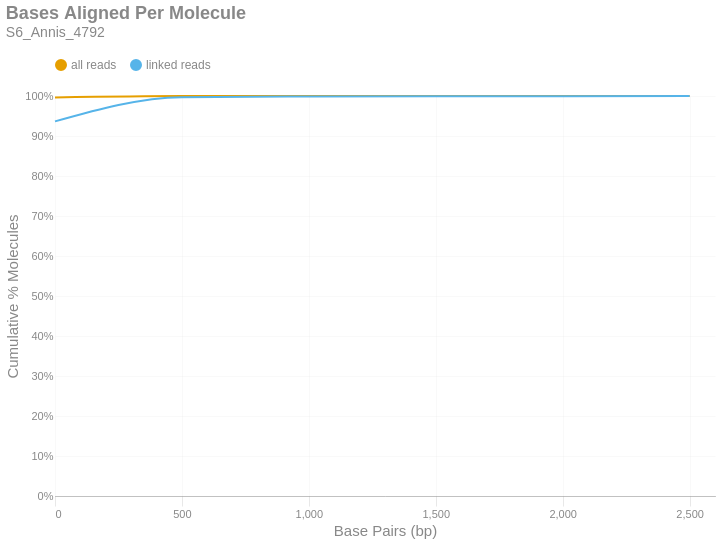

Notebook code cell kept with this figure:
### Markdown cell above
### Bases Aligned Per Molecule
This is a cumulative frequency distribution showing the number of base pairs aligned per unique molecule. These data are shown in 500 bp bins. There are two distributions: one with `all reads` (yellow) and another with only `linked reads` (blue). The percent of molecules in the `linked reads` distribution is relative to the total number of linked molecules.

### Code cell
if SKIPLR:
    print_html(f"Skipped")
else:
    binned_df = consolidated_hist(valids['aligned_bp'], mask, 500, True)
    with SafeRender(binned_df):
        (
            density_plot(binned_df, 'Bases Aligned Per Molecule', samplename, 'basesper')
            .encode(
                x=alt.X('bin:Q', title="Base Pairs (bp)").axis(tickMinStep=500).scale(padding=0),
                y=alt.Y('value:Q', title='Cumulative % Molecules')
                    .axis(format='%')
                    .scale(domain = [0,1])
                    .stack(False),
                color=alt.Color("key:N").scale(domain = ["all reads", "linked reads"]),
                tooltip = [
                    alt.Tooltip("key:N", title = "Data Type"),
                    alt.Tooltip("range_label:N", title="Bases Aligned Per Molecule"),
                    alt.Tooltip("value:Q", format = ".2%", title="% Molecules (Cum.)")
                ]
            )
        ).display()

### Figure 1 — Vega-Lite specification as saved in the notebook (floating-point values rounded to 4 significant figures)
{"width": "container", "height": 400, "config": {"title": {"anchor": "start", "dy": -15, "fontSize": 18, "color": "#888888", "subtitleColor": "#888888", "subtitleFontSize": 14}, "arc": {"fill": "#0072B2"}, "axis": {"domainColor": "#888888", "domainWidth": 0.5, "gridWidth": 0.2, "grid": false, "titleFontWeight": 400, "titleFontSize": 15, "labelFontSize": 11, "labelColor": "#888888", "tickColor": "#888888", "tickWidth": 0.2, "titleColor": "#888888"}, "axisBand": {"grid": false}, "axisX": {"grid": true, "tickSize": 10, "domainCap": "round"}, "axisY": {"domain": false, "grid": true, "tickSize": 0, "domainCap": "round"}, "background": "transparent", "header": {"labelFontSize": 15, "labelColor": "#888888", "titleFontSize": 15, "titleFontWeight": 600, "titleColor": "#888888"}, "legend": {"labelFont": "sans-serif", "labelFontSize": 12, "labelColor": "#888888", "symbolSize": 100, "symbolType": "circle", "titleFontSize": 12, "titlePadding": 10, "titleColor": "#888888", "title": null, "orient": "top"}, "range": {"category": ["#E69F00", "#56B4E9", "#009E73", "#F0E442", "#0072B2", "#D55E00", "#CC79A7", "#000000"], "diverging": ["#cfe8f3", "#a2d4ec", "#73bfe2", "#46abdb", "#1696d2", "#12719e"]}, "area": {"fill": "#0072B2", "fillOpacity": 0.7, "line": true, "strokeOpacity": 0.7}, "line": {"color": "#0072B2", "stroke": "#0072B2", "strokeWidth": 2}, "trail": {"color": "#0072B2", "stroke": "#0072B2", "strokeWidth": 0, "size": 1}, "point": {"filled": true, "fillOpacity": 1.0, "size": 95}, "text": {"color": "#888888", "fontSize": 11, "align": "right", "fontWeight": 400, "size": 11}, "bar": {"fill": "#0072B2", "stroke": null}, "view": {"stroke": null, "continuousWidth": 660, "continuousHeight": 400}}, "data": {"name": "data-82893b763f5730c7a3ab479e34077758"}, "mark": {"type": "line", "interpolate": "monotone", "point": {"opacity": 0, "size": 275}}, "encoding": {"color": {"field": "key", "scale": {"domain": ["all reads", "linked reads"]}, "type": "nominal"}, "tooltip": [{"field": "key", "title": "Data Type", "type": "nominal"}, {"field": "range_label", "title": "Bases Aligned Per Molecule", "type": "nominal"}, {"field": "value", "format": ".2%", "title": "% Molecules (Cum.)", "type": "quantitative"}], "x": {"axis": {"tickMinStep": 500}, "field": "bin", "scale": {"padding": 0}, "title": "Base Pairs (bp)", "type": "quantitative"}, "y": {"axis": {"format": "%"}, "field": "value", "scale": {"domain": [0, 1]}, "stack": false, "title": "Cumulative % Molecules", "type": "quantitative"}}, "params": [{"name": "param_c36ac31b6afebe62", "select": {"type": "point", "fields": ["key"]}, "bind": "legend"}], "title": {"text": "Bases Aligned Per Molecule", "subtitle": "S6_Annis_4792"}, "transform": [{"fold": ["all reads (cumsum)", "linked reads (cumsum)"]}, {"calculate": "replace(datum.key, ' (cumsum)', '')", "as": "key"}, {"filter": {"param": "param_c36ac31b6afebe62"}}], "usermeta": {"embedOptions": {"downloadFileName": "S6_Annis_4792.basesper"}}, "$schema": "https://vega.github.io/schema/vega-lite/v6.1.0.json", "datasets": {"data-82893b763f5730c7a3ab479e34077758": [{"bin": "0.0", "interval": "0.0-500.0", "all reads": 0.9962, "linked reads": 0.9365, "all reads (cumsum)": 0.9962, "linked reads (cumsum)": 0.9365, "range_label": "0-499"}, {"bin": "500.0", "interval": "500.0-1000.0", "all reads": 0.003569, "linked reads": 0.06064, "all reads (cumsum)": 0.9998, "linked reads (cumsum)": 0.9971, "range_label": "500-999"}, {"bin": "1000.0", "interval": "1000.0-1500.0", "all reads": 0.000166, "linked reads": 0.001716, "all reads (cumsum)": 0.9999, "linked reads (cumsum)": 0.9989, "range_label": "1000-1499"}, {"bin": "1500.0", "interval": "1500.0-2000.0", "all reads": 5.533e-05, "linked reads": 0.0005721, "all reads (cumsum)": 1.0, "linked reads (cumsum)": 0.9994, "range_label": "1500-1999"}, {"bin": "2000.0", "interval": "2000.0-2500.0", "all reads": 0.0, "linked reads": 0.0, "all reads (cumsum)": 1.0, "linked reads (cumsum)": 0.9994, "range_label": "2000-2499"}, {"bin": "2500.0", "interval": "2500.0-3000.0", "all reads": 2.767e-05, "linked reads": 0.0005721, "all reads (cumsum)": 1.0, "linked reads (cumsum)": 1.0, "range_label": "2500-2999"}]}}
